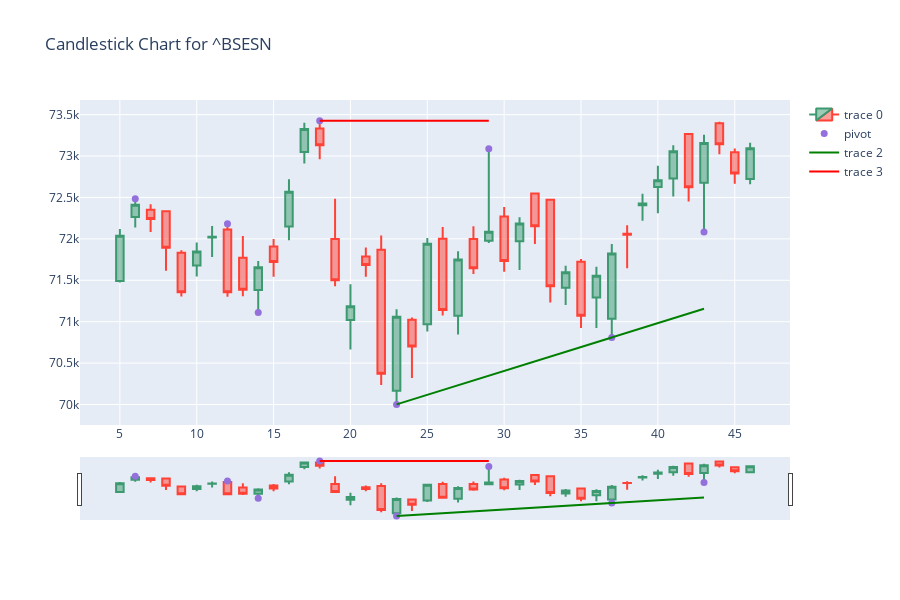
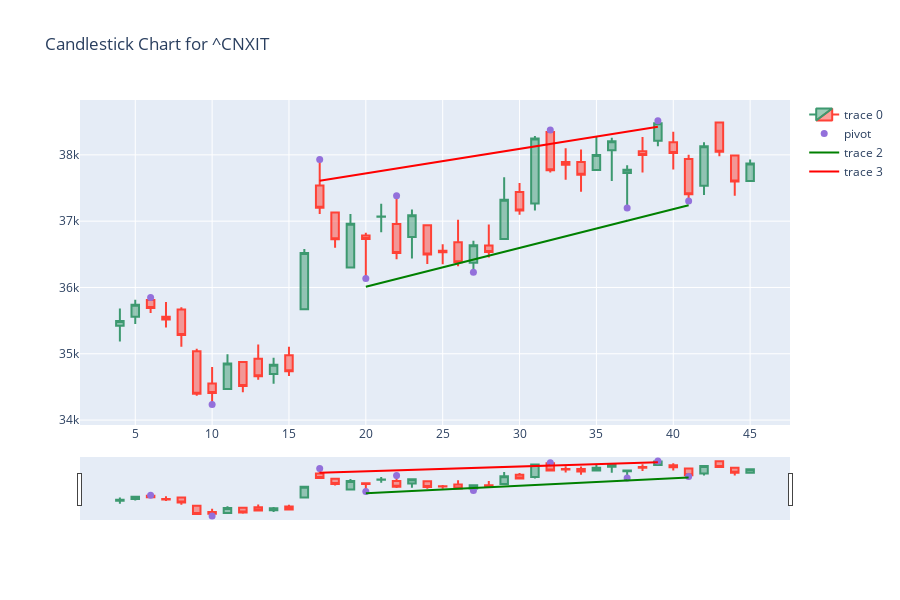
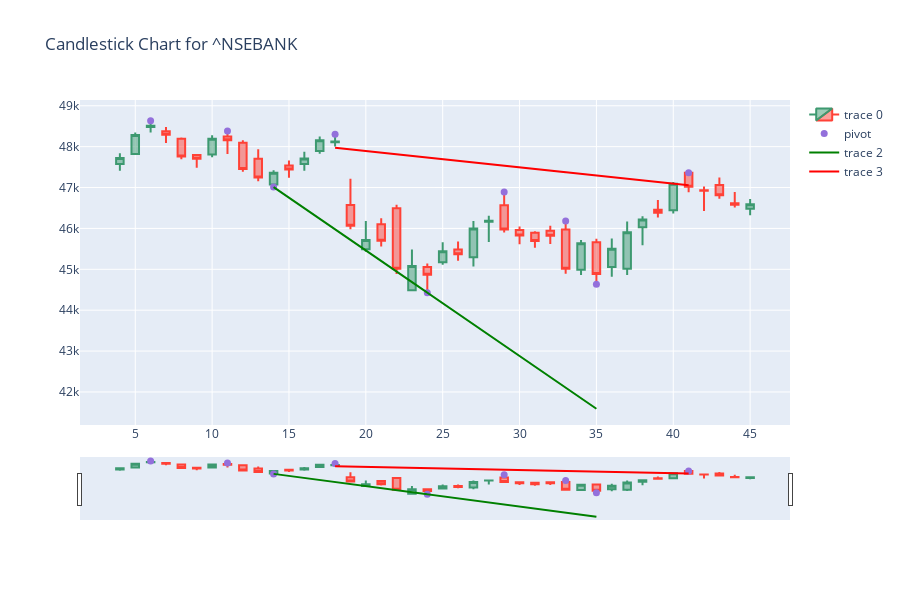
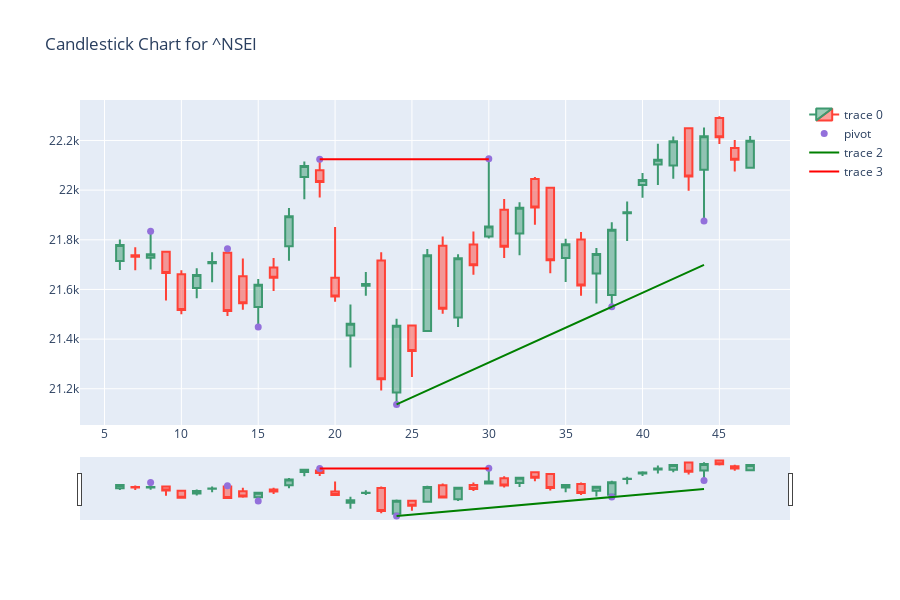

Notebook code for these charts, in order:
### Code cell
import numpy as np
import yfinance as yf
from datetime import datetime, timedelta
import plotly.graph_objects as go
from sklearn.linear_model import LinearRegression
from sklearn.model_selection import train_test_split
from scipy.stats import linregress
import warnings

# Ignore warnings
warnings.filterwarnings("ignore")

# Function to fetch historical stock data
def fetch_stock_data(ticker_symbol, day_range, time_interval):
    end_date = datetime.now()
    start_date = end_date - timedelta(days=day_range*7//5)
    data = yf.download(ticker_symbol, start=start_date, end=end_date, interval=time_interval)
    return data.dropna()

# Function to preprocess stock data
def preprocess_stock_data(data):
    df_ticker = data[['Open', 'High', 'Low', 'Close']].reset_index()
    df_ticker.columns = ['time', 'open', 'high', 'low', 'close']
    df_ticker = df_ticker.dropna()
    df_ticker.reset_index(drop=True, inplace=True)
    # Add 'pivot' and 'pointpos' columns to the DataFrame
    df_ticker['pivot'] = df_ticker.apply(lambda x: pivot_id(df_ticker, x.name, 3, 3), axis=1)
    df_ticker['pointpos'] = df_ticker.apply(lambda row: point_position(row), axis=1)
    return df_ticker

# Function to calculate pivot points for recent candles
def pivot_id(df1, l, n1, n2):
    # Check if there are enough recent candles to calculate pivot points
    if l - n1 < 0 or l + n2 >= len(df1):
        return 0
    # Initialize pivot flags
    piv_id_low = 1
    piv_id_high = 1
    # Loop over recent candles to check for pivot points
    for i in range(l - n1, l + n2 + 1):
        # Check for low pivot
        if df1.low[l] > df1.low[i]:
            piv_id_low = 0
        # Check for high pivot
        if df1.high[l] < df1.high[i]:
            piv_id_high = 0
    # Determine pivot type
    if piv_id_low and piv_id_high:
        return 3  # Both low and high pivot
    elif piv_id_low:
        return 1  # Low pivot
    elif piv_id_high:
        return 2  # High pivot
    else:
        return 0  # No pivot

# Function to calculate the position of pivot points for recent candles
def point_position(x):
    # Calculate position based on pivot type
    if x['pivot'] == 1:
        return x['low'] - 1e-3  # Low pivot
    elif x['pivot'] == 2:
        return x['high'] + 1e-3  # High pivot
    else:
        return np.nan  # No pivot


def calculate_linear_regression(df_ticker, back_candles, test_size=0.2):
    xxmin = np.array([])
    minim = np.array([])
    xxmax = np.array([])
    high = np.array([])

    for i in range(max(0, len(df_ticker) - back_candles), len(df_ticker)):
        if df_ticker.iloc[i].pivot == 1:
            minim = np.append(minim, df_ticker.iloc[i].low)
            xxmin = np.append(xxmin, i)
        if df_ticker.iloc[i].pivot == 2:
            xxmax = np.append(xxmax, i)
            high = np.append(high, df_ticker.iloc[i].high)

    # Check if there are enough samples available for splitting
    if len(xxmin) < 2 or len(xxmax) < 2:
        return None, None, None, None, None, None, None, None, None, None, None, None, None, None

    xxmin_train, xxmin_test, minim_train, minim_test = train_test_split(xxmin, minim, test_size=test_size, random_state=0)
    xxmax_train, xxmax_test, high_train, high_test = train_test_split(xxmax, high, test_size=test_size, random_state=0)

    # Initialize Linear Regression models
    model_min = LinearRegression()
    model_max = LinearRegression()

    # Fit linear regression for low pivot points
    xxmin_train_reshaped = xxmin_train.reshape(-1, 1)
    model_min.fit(xxmin_train_reshaped, minim_train)
    slmin = model_min.coef_[0]
    intercmin = model_min.intercept_

    # Fit linear regression for high pivot points
    xxmax_train_reshaped = xxmax_train.reshape(-1, 1)
    model_max.fit(xxmax_train_reshaped, high_train)
    slmax = model_max.coef_[0]
    intercmax = model_max.intercept_

    return xxmin_train, xxmin_test, minim_train, minim_test, xxmax_train, xxmax_test, high_train, high_test, slmin, intercmin, slmax, intercmax


# Function to display candlestick chart with trend prediction
def display_candlestick_chart(df_ticker, back_candles, ticker_symbol, xxmin_train, xxmin_test, minim_train, minim_test, xxmax_train, xxmax_test, high_train, high_test, slmin, intercmin, slmax, intercmax):
    recent_candles = 10  # Number of recent candles to display lines

    df_pl = df_ticker[-(back_candles + recent_candles):]

    # Calculate lines for high and low triangles using training data
    if len(xxmin_train) > 0:
        low_triangle_line_train = slmin * xxmin_train + intercmin
    else:
        low_triangle_line_train = []

    if len(xxmax_train) > 0:
        high_triangle_line_train = slmax * xxmax_train + intercmax
    else:
        high_triangle_line_train = []

    # Calculate lines for high and low triangles using testing data
    if len(xxmin_test) > 0:
        low_triangle_line_test = slmin * xxmin_test + intercmin
    else:
        low_triangle_line_test = []

    if len(xxmax_test) > 0:
        high_triangle_line_test = slmax * xxmax_test + intercmax
    else:
        high_triangle_line_test = []

    # Display candlestick chart with pivot points, linear regression lines, and trend prediction
    fig = go.Figure(data=[
        go.Candlestick(x=df_pl.index, open=df_pl['open'], high=df_pl['high'], low=df_pl['low'], close=df_pl['close']),
        go.Scatter(x=df_pl.index, y=df_pl['pointpos'], mode="markers", marker=dict(size=7, color="MediumPurple"), name="pivot"),
        go.Scatter(x=np.append(xxmin_train, xxmin_test), y=np.append(low_triangle_line_train, low_triangle_line_test), mode='lines', line=dict(color='green', width=2)),
        go.Scatter(x=np.append(xxmax_train, xxmax_test), y=np.append(high_triangle_line_train, high_triangle_line_test), mode='lines', line=dict(color='red', width=2))
    ])

    fig.update_layout(
    xaxis_rangeslider_visible=True,
    title=f'Candlestick Chart for {ticker_symbol} ',
    width=900,  # specify width in pixels
    height=600   # specify height in pixels
    )

    fig.show()

# User input for day range and time interval
day_range = int(input("Enter the number of days for historical data: "))
time_interval = input("Enter the time interval (Valid intervals: [1m, 2m, 5m, 15m, 30m, 60m, 90m, 1h, 1d, 5d, 1wk, 1mo, 3mo]): ")

# Adjust back_candles based on day range and time interval
if time_interval == '1h':
    if day_range > 7:
        back_candles = 32
    else:
        back_candles = 50
elif time_interval == '1d':
    if day_range > 40:
        back_candles = 32
    else:
        back_candles = 32
elif time_interval == '15m':
    if day_range > 4:
        back_candles = 50
    else:
        back_candles = 50
elif time_interval == '5m' or '2m' or '1m':
    if day_range > 2:
        back_candles = 55
    else:
        back_candles = 55
elif time_interval ==  '2m' or '1m':
    if day_range > 2:
        back_candles = 60
    else:
        back_candles = 60
# Ticker symbols to analyze
#ticker_symbols = ["^BSESN","^CNXIT", "^NSEBANK","^NSEI","^CNXFMCG","SBIN.NS","HDFCBANK.NS", "KOTAKBANK.NS","TCS.NS","INFY.NS","ITC.NS","LT.NS"]
ticker_symbols = ["^BSESN","^CNXIT",  "^NSEBANK", "^NSEI", "^CNXFMCG", "^CNXAUTO", "SBIN.NS", "HDFCBANK.NS", "KOTAKBANK.NS", "AXISBANK.NS", "TCS.NS", "INFY.NS", "ITC.NS","LT.NS","HEROMOTOCO.NS","M&M.NS","TVSMOTOR.NS","BAJAJFINSV.NS","ABCAPITAL.NS","ADANIENT.NS","ADANIPORTS.NS"]


# Loop through each ticker symbol
for ticker_symbol in ticker_symbols:
    # Fetch historical data from Yahoo Finance
    data = fetch_stock_data(ticker_symbol, day_range, time_interval)

    # Preprocess stock data
    df_ticker = preprocess_stock_data(data)

    # Calculate linear regression for pivot points
    xxmin_train, xxmin_test, minim_train, minim_test, xxmax_train, xxmax_test, high_train, high_test, slmin, intercmin, slmax, intercmax = calculate_linear_regression(df_ticker, back_candles)

    # Check if any of the returned variables are None
    if any(var is None for var in [xxmin_train, xxmax_train]):
        print(f"Skipping {ticker_symbol} due to insufficient data for linear regression.")
        continue

    # Display candlestick chart with pivot points and linear regression lines
    display_candlestick_chart(df_ticker, back_candles, ticker_symbol, xxmin_train, xxmin_test, minim_train, minim_test, xxmax_train, xxmax_test, high_train, high_test, slmin, intercmin, slmax, intercmax)

### Figure 1 — Plotly figure (JSON) as saved in the notebook; plotly's stock layout.template omitted (floating-point values rounded to 4 significant figures)
{"data": [{"close": [72040.0, 72410.0, 72240.0, 71890.0, 71360.0, 71850.0, 72030.0, 71360.0, 71390.0, 71660.0, 71720.0, 72570.0, 73330.0, 73130.0, 71500.0, 71190.0, 71680.0, 70370.0, 71060.0, 70700.0, 71940.0, 71140.0, 71750.0, 71650.0, 72090.0, 71730.0, 72190.0, 72152, 71430.0, 71600.0, 71070.0, 71560.0, 71820.0, 72050.0, 72430.0, 72710.0, 73060.0, 72620.0, 73160.0, 73140.0, 72790.0, 73100.0], "high": [72120.0, 72480.0, 72420.0, 72330.0, 71862, 71950.0, 72160.0, 72180.0, 72040.0, 71730.0, 72000.0, 72720.0, 73400.0, 73430.0, 72480.0, 71450.0, 71900.0, 72040.0, 71150.0, 71050.0, 72010.0, 72140.0, 71850.0, 72150.0, 73090.0, 72390.0, 72260.0, 72560.0, 72470.0, 71680.0, 71760.0, 71660.0, 71940.0, 72160.0, 72550.0, 72880.0, 73130.0, 73270.0, 73260.0, 73410.0, 73090.0, 73160.0], "low": [71470.0, 72140.0, 72080.0, 71610.0, 71300.0, 71550.0, 71780.0, 71300.0, 71310.0, 71110.0, 71540.0, 71980.0, 72909, 72960.0, 71430.0, 70670.0, 71540.0, 70230.0, 70000.0, 70320.0, 70880.0, 71080.0, 70850.0, 71570.0, 71950.0, 71600.0, 71630.0, 71940.0, 71230.0, 71200.0, 70920.0, 70920.0, 70810.0, 71640.0, 72220.0, 72310.0, 72510.0, 72450.0, 72080.0, 73022, 72670.0, 72660.0], "open": [71490.0, 72260.0, 72350.0, 72330.0, 71830.0, 71680.0, 72020.0, 72110.0, 71770.0, 71380.0, 71910.0, 72150.0, 73050.0, 73330.0, 72000.0, 71020.0, 71790.0, 71870.0, 70170.0, 71020.0, 70970.0, 72000.0, 71070.0, 72000.0, 71980.0, 72270.0, 71970.0, 72550.0, 72470.0, 71410.0, 71720.0, 71290.0, 71040.0, 72060.0, 72410.0, 72630.0, 72730.0, 73270.0, 72680.0, 73390.0, 73040.0, 72720.0], "type": "candlestick", "x": [5, 6, 7, 8, 9, 10, 11, 12, 13, 14, 15, 16, 17, 18, 19, 20, 21, 22, 23, 24, 25, 26, 27, 28, 29, 30, 31, 32, 33, 34, 35, 36, 37, 38, 39, 40, 41, 42, 43, 44, 45, 46]}, {"marker": {"color": "MediumPurple", "size": 7}, "mode": "markers", "name": "pivot", "type": "scatter", "x": [5, 6, 7, 8, 9, 10, 11, 12, 13, 14, 15, 16, 17, 18, 19, 20, 21, 22, 23, 24, 25, 26, 27, 28, 29, 30, 31, 32, 33, 34, 35, 36, 37, 38, 39, 40, 41, 42, 43, 44, 45, 46], "y": [null, 72480.0, null, null, null, null, null, 72180.0, null, 71110.0, null, null, null, 73430.0, null, null, null, null, 70000.0, null, null, null, null, null, 73090.0, null, null, null, null, null, null, null, 70810.0, null, null, null, null, null, 72080.0, null, null, null]}, {"line": {"color": "green", "width": 2}, "mode": "lines", "type": "scatter", "x": [37, 23, 43], "y": [70810.0, 70000.0, 71160.0]}, {"line": {"color": "red", "width": 2}, "mode": "lines", "type": "scatter", "x": [18, 29], "y": [73430.0, 73430.0]}], "layout": {"height": 600, "title": {"text": "Candlestick Chart for ^BSESN "}, "width": 900, "xaxis": {"rangeslider": {"visible": true}}}}

### Figure 2 — Plotly figure (JSON) as saved in the notebook; plotly's stock layout.template omitted (floating-point values rounded to 4 significant figures)
{"data": [{"close": [35490.0, 35741, 35690.0, 35515, 35280.0, 34400.0, 34410.0, 34850.0, 34510.0, 34660.0, 34830.0, 34740.0, 36520.0, 37200.0, 36730.0, 36960.0, 36730.0, 37070.0, 36520.0, 37090.0, 36500.0, 36530.0, 36380.0, 36640.0, 36530.0, 37320.0, 37160.0, 38250.0, 37770.0, 37850.0, 37700.0, 37998, 38204, 37780.0, 38000.0, 38480.0, 38030.0, 37410.0, 38130.0, 38050.0, 37600.0, 37870.0], "high": [35680.0, 35810.0, 35850.0, 35780.0, 35700.0, 35080.0, 34800.0, 34990.0, 34880.0, 35140.0, 34941, 35100.0, 36580.0, 37930.0, 37130.0, 37110.0, 36830.0, 37260.0, 37380.0, 37170.0, 36940.0, 36650.0, 37020.0, 36700.0, 36950.0, 37660.0, 37570.0, 38286, 38370.0, 38100.0, 38080.0, 38290.0, 38260.0, 37840.0, 38270.0, 38520.0, 38350.0, 38000.0, 38190.0, 38490.0, 38010.0, 37930.0], "low": [35190.0, 35450.0, 35610.0, 35400.0, 35110.0, 34370.0, 34240.0, 34460.0, 34420.0, 34610.0, 34550.0, 34670.0, 35660.0, 37110.0, 36600.0, 36290.0, 36140.0, 36830.0, 36420.0, 36440.0, 36350.0, 36350.0, 36320.0, 36230.0, 36450.0, 36730.0, 37100.0, 37160.0, 37730.0, 37630.0, 37440.0, 37770, 37610.0, 37200.0, 37740.0, 38130.0, 37780.0, 37300.0, 37400.0, 37980.0, 37380.0, 37610.0], "open": [35420.0, 35560.0, 35812, 35560.0, 35670.0, 35040.0, 34550.0, 34470.0, 34880.0, 34930.0, 34693, 34980.0, 35673, 37540.0, 37130.0, 36300.0, 36780.0, 37065, 36960.0, 36760.0, 36940.0, 36550.0, 36680.0, 36370.0, 36630.0, 36730.0, 37441, 37270.0, 38350.0, 37890.0, 37890.0, 37770, 38070.0, 37720.0, 38050.0, 38210.0, 38190.0, 37940.0, 37540.0, 38490.0, 37990.0, 37610.0], "type": "candlestick", "x": [4, 5, 6, 7, 8, 9, 10, 11, 12, 13, 14, 15, 16, 17, 18, 19, 20, 21, 22, 23, 24, 25, 26, 27, 28, 29, 30, 31, 32, 33, 34, 35, 36, 37, 38, 39, 40, 41, 42, 43, 44, 45]}, {"marker": {"color": "MediumPurple", "size": 7}, "mode": "markers", "name": "pivot", "type": "scatter", "x": [4, 5, 6, 7, 8, 9, 10, 11, 12, 13, 14, 15, 16, 17, 18, 19, 20, 21, 22, 23, 24, 25, 26, 27, 28, 29, 30, 31, 32, 33, 34, 35, 36, 37, 38, 39, 40, 41, 42, 43, 44, 45], "y": [null, null, 35850.0, null, null, null, 34240.0, null, null, null, null, null, null, 37930.0, null, null, 36140.0, null, 37380.0, null, null, null, null, 36230.0, null, null, null, null, 38370.0, null, null, null, null, 37200.0, null, 38520.0, null, 37300.0, null, null, null, null]}, {"line": {"color": "green", "width": 2}, "mode": "lines", "type": "scatter", "x": [41, 27, 20, 37], "y": [37240.0, 36420.0, 36010.0, 37000.0]}, {"line": {"color": "red", "width": 2}, "mode": "lines", "type": "scatter", "x": [39, 22, 17, 32], "y": [38420.0, 37800.0, 37610.0, 38160.0]}], "layout": {"height": 600, "title": {"text": "Candlestick Chart for ^CNXIT "}, "width": 900, "xaxis": {"rangeslider": {"visible": true}}}}

### Figure 3 — Plotly figure (JSON) as saved in the notebook; plotly's stock layout.template omitted (floating-point values rounded to 4 significant figures)
{"data": [{"close": [47720.0, 48280.0, 48510.0, 48290.0, 47760.0, 47700.0, 48200.0, 48159, 47450.0, 47240.0, 47360.0, 47440.0, 47710.0, 48160.0, 48130.0, 46060.0, 45710.0, 45700.0, 45020.0, 45080.0, 44870.0, 45440.0, 45370.0, 46000.0, 46190.0, 45970.0, 45830.0, 45690.0, 45820.0, 45012, 45630.0, 44880.0, 45500.0, 45910.0, 46220.0, 46380.0, 47090.0, 47020.0, 46920.0, 46810.0, 46580.0, 46590.0], "high": [47840.0, 48350.0, 48640.0, 48480.0, 48220.0, 47800.0, 48280.0, 48380.0, 48150.0, 47940.0, 47420.0, 47660.0, 47870.0, 48250.0, 48310.0, 47210.0, 46180.0, 46250.0, 46580.0, 45490.0, 45140.0, 45660.0, 45680.0, 46180.0, 46310.0, 46890.0, 46050.0, 45930.0, 46060.0, 46180.0, 45720.0, 45750.0, 45750.0, 46170.0, 46300.0, 46690.0, 47140.0, 47360.0, 47020.0, 47250.0, 46890.0, 46720.0], "low": [47410.0, 47810.0, 48340.0, 48090.0, 47690.0, 47480.0, 47740.0, 47820.0, 47390.0, 47160.0, 47010.0, 47237, 47410.0, 47830.0, 48000.0, 45980.0, 45430.0, 45560.0, 44890.0, 44490.0, 44429, 45110.0, 45210.0, 45070.0, 45670.0, 45900.0, 45620.0, 45527, 45620.0, 44890.0, 44860.0, 44630.0, 44820.0, 44860.0, 45590.0, 46260.0, 46370.0, 46890.0, 46430.0, 46720.0, 46510.0, 46320.0], "open": [47580.0, 47820.0, 48480.0, 48370.0, 48190.0, 47800.0, 47810.0, 48250.0, 48100.0, 47710.0, 47070.0, 47540.0, 47570.0, 47890.0, 48110.0, 46570.0, 45490.0, 46100.0, 46500.0, 44490.0, 45060.0, 45170.0, 45480.0, 45300.0, 46160.0, 46570.0, 45960.0, 45890.0, 45940.0, 45970.0, 44990.0, 45660.0, 45060.0, 45010.0, 46030.0, 46450.0, 46440.0, 47360.0, 46930.0, 47060.0, 46620.0, 46480.0], "type": "candlestick", "x": [4, 5, 6, 7, 8, 9, 10, 11, 12, 13, 14, 15, 16, 17, 18, 19, 20, 21, 22, 23, 24, 25, 26, 27, 28, 29, 30, 31, 32, 33, 34, 35, 36, 37, 38, 39, 40, 41, 42, 43, 44, 45]}, {"marker": {"color": "MediumPurple", "size": 7}, "mode": "markers", "name": "pivot", "type": "scatter", "x": [4, 5, 6, 7, 8, 9, 10, 11, 12, 13, 14, 15, 16, 17, 18, 19, 20, 21, 22, 23, 24, 25, 26, 27, 28, 29, 30, 31, 32, 33, 34, 35, 36, 37, 38, 39, 40, 41, 42, 43, 44, 45], "y": [null, null, 48640.0, null, null, null, null, 48380.0, null, null, 47010.0, null, null, null, 48310.0, null, null, null, null, null, 44430.0, null, null, null, null, 46890.0, null, null, null, 46180.0, null, 44630.0, null, null, null, null, null, 47360.0, null, null, null, null]}, {"line": {"color": "green", "width": 2}, "mode": "lines", "type": "scatter", "x": [24, 14, 35], "y": [44429, 47010.0, 41590.0]}, {"line": {"color": "red", "width": 2}, "mode": "lines", "type": "scatter", "x": [41, 29, 18, 33], "y": [47060.0, 47530.0, 47970.0, 47370.0]}], "layout": {"height": 600, "title": {"text": "Candlestick Chart for ^NSEBANK "}, "width": 900, "xaxis": {"rangeslider": {"visible": true}}}}

### Figure 4 — Plotly figure (JSON) as saved in the notebook; plotly's stock layout.template omitted (floating-point values rounded to 4 significant figures)
{"data": [{"close": [21780.0, 21730.0, 21740.0, 21670.0, 21520.0, 21660.0, 21710.0, 21513, 21540.0, 21620.0, 21650.0, 21890.0, 22100.0, 22030.0, 21570.0, 21460.0, 21620.0, 21240.0, 21450.0, 21350.0, 21740.0, 21520.0, 21730.0, 21700.0, 21850.0, 21770.0, 21930.0, 21930.0, 21720.0, 21780.0, 21620.0, 21740.0, 21840.0, 21910.0, 22040.0, 22120.0, 22200.0, 22060.0, 22220.0, 22210.0, 22120.0, 22200.0], "high": [21800.0, 21770.0, 21830.0, 21760.0, 21677, 21690.0, 21750.0, 21760.0, 21720.0, 21640.0, 21730.0, 21930.0, 22120.0, 22120.0, 21850.0, 21540.0, 21670.0, 21750.0, 21480.0, 21459, 21760.0, 21810.0, 21740.0, 21830.0, 22130.0, 21960.0, 21950.0, 22050.0, 22010.0, 21800.0, 21830.0, 21770.0, 21870.0, 21950.0, 22070.0, 22190.0, 22220.0, 22250.0, 22250.0, 22300.0, 22200.0, 22220.0], "low": [21678, 21680.0, 21680.0, 21560.0, 21500.0, 21560.0, 21630.0, 21490.0, 21520.0, 21450.0, 21590.0, 21720.0, 21960.0, 21970.0, 21550.0, 21290.0, 21575, 21190.0, 21140.0, 21250.0, 21430.0, 21500.0, 21450.0, 21660.0, 21810.0, 21730.0, 21740.0, 21860.0, 21670.0, 21630.0, 21570.0, 21540.0, 21530.0, 21790.0, 21970.0, 22020.0, 22050.0, 22000.0, 21880.0, 22190.0, 22080.0, 22090.0], "open": [21715, 21740.0, 21730.0, 21750.0, 21660.0, 21610.0, 21710.0, 21750.0, 21650.0, 21530.0, 21688, 21770.0, 22050.0, 22080.0, 21650.0, 21410.0, 21620.0, 21720.0, 21190.0, 21450.0, 21430.0, 21780.0, 21490.0, 21780.0, 21810.0, 21920.0, 21830.0, 22050.0, 22010.0, 21727, 21800.0, 21660.0, 21580.0, 21910.0, 22020.0, 22100.0, 22100.0, 22250.0, 22080.0, 22290, 22170.0, 22090.0], "type": "candlestick", "x": [6, 7, 8, 9, 10, 11, 12, 13, 14, 15, 16, 17, 18, 19, 20, 21, 22, 23, 24, 25, 26, 27, 28, 29, 30, 31, 32, 33, 34, 35, 36, 37, 38, 39, 40, 41, 42, 43, 44, 45, 46, 47]}, {"marker": {"color": "MediumPurple", "size": 7}, "mode": "markers", "name": "pivot", "type": "scatter", "x": [6, 7, 8, 9, 10, 11, 12, 13, 14, 15, 16, 17, 18, 19, 20, 21, 22, 23, 24, 25, 26, 27, 28, 29, 30, 31, 32, 33, 34, 35, 36, 37, 38, 39, 40, 41, 42, 43, 44, 45, 46, 47], "y": [null, null, 21830.0, null, null, null, null, 21760.0, null, 21450.0, null, null, null, 22120.0, null, null, null, null, 21140.0, null, null, null, null, null, 22130.0, null, null, null, null, null, null, null, 21530.0, null, null, null, null, null, 21880.0, null, null, null]}, {"line": {"color": "green", "width": 2}, "mode": "lines", "type": "scatter", "x": [38, 24, 44], "y": [21530.0, 21140.0, 21700.0]}, {"line": {"color": "red", "width": 2}, "mode": "lines", "type": "scatter", "x": [19, 30], "y": [22120.0, 22120.0]}], "layout": {"height": 600, "title": {"text": "Candlestick Chart for ^NSEI "}, "width": 900, "xaxis": {"rangeslider": {"visible": true}}}}
